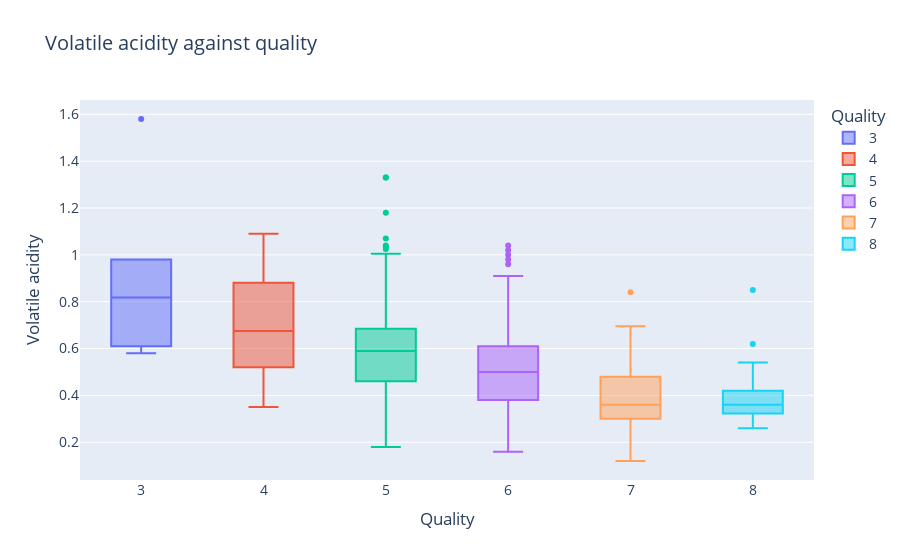

Write notebook code for a chart like this one.
### Markdown cell above
#### vs Volatile acidity ( ↘️ )

### Code cell
fig=go.Figure(data=boxplot_data(data,'volatile acidity'))
fig.update_layout(title="Volatile acidity against quality",
                    xaxis_title="Quality",
                    yaxis_title="Volatile acidity",
                    legend_title="Quality",
                    font=dict(size=14))
fig.show()

### Figure 1 — Plotly figure (JSON) as saved in the notebook; plotly's stock layout.template omitted (floating-point values rounded to 4 significant figures; data arrays with more than 128 entries replaced by an {"elided": "..."} marker saying what was removed)
{"data": [{"name": "3", "type": "box", "y": [0.58, 0.61, 1.58, 0.98, 0.875, 0.76]}, {"name": "4", "type": "box", "y": [0.61, 0.52, 0.675, 0.625, 1.02, 0.52, 0.68, 0.55, 0.885, 1.09, 0.975, 0.87, 0.46, 0.5, 0.935, 0.845, 0.38, 0.765, 0.39, 0.685, 0.47, 0.35, 0.67, 0.88, 0.955, 0.73, 0.67, 1.02, 0.4, 0.53, 0.785, 1.04, 0.62]}, {"name": "5", "type": "box", "y": {"elided": "433 float values"}}, {"name": "6", "type": "box", "y": {"elided": "409 float values"}}, {"name": "7", "type": "box", "y": [0.65, 0.58, 0.28, 0.38, 0.59, 0.32, 0.3, 0.48, 0.21, 0.31, 0.4, 0.27, 0.52, 0.66, 0.53, 0.65, 0.695, 0.28, 0.42, 0.43, 0.615, 0.27, 0.37, 0.39, 0.4, 0.84, 0.24, 0.685, 0.57, 0.33, 0.41, 0.4, 0.44, 0.24, 0.49, 0.24, 0.29, 0.51, 0.35, 0.28, 0.48, 0.5, 0.37, 0.585, 0.25, 0.42, 0.27, 0.28, 0.31, 0.26, 0.28, 0.31, 0.31, 0.635, 0.59, 0.22, 0.33, 0.27, 0.43, 0.3, 0.44, 0.28, 0.12, 0.31, 0.34, 0.57, 0.33, 0.4, 0.43, 0.36, 0.29, 0.3, 0.35, 0.28, 0.38, 0.58, 0.37, 0.31, 0.41, 0.33, 0.48, 0.53, 0.52, 0.31, 0.33, 0.3, 0.3, 0.34, 0.41, 0.31, 0.3, 0.42, 0.24, 0.36, 0.48, 0.28, 0.41, 0.18, 0.51, 0.32, 0.33, 0.25, 0.34, 0.36, 0.39, 0.42, 0.3, 0.29, 0.34, 0.4, 0.37, 0.32, 0.58, 0.2, 0.48, 0.47, 0.47, 0.31, 0.56, 0.37, 0.56, 0.32]}, {"name": "8", "type": "box", "y": [0.35, 0.32, 0.85, 0.31, 0.62, 0.3, 0.35, 0.42, 0.4, 0.26, 0.54, 0.42, 0.33, 0.38, 0.36]}], "layout": {"font": {"size": 14}, "legend": {"title": {"text": "Quality"}}, "title": {"text": "Volatile acidity against quality"}, "xaxis": {"title": {"text": "Quality"}}, "yaxis": {"title": {"text": "Volatile acidity"}}}}
